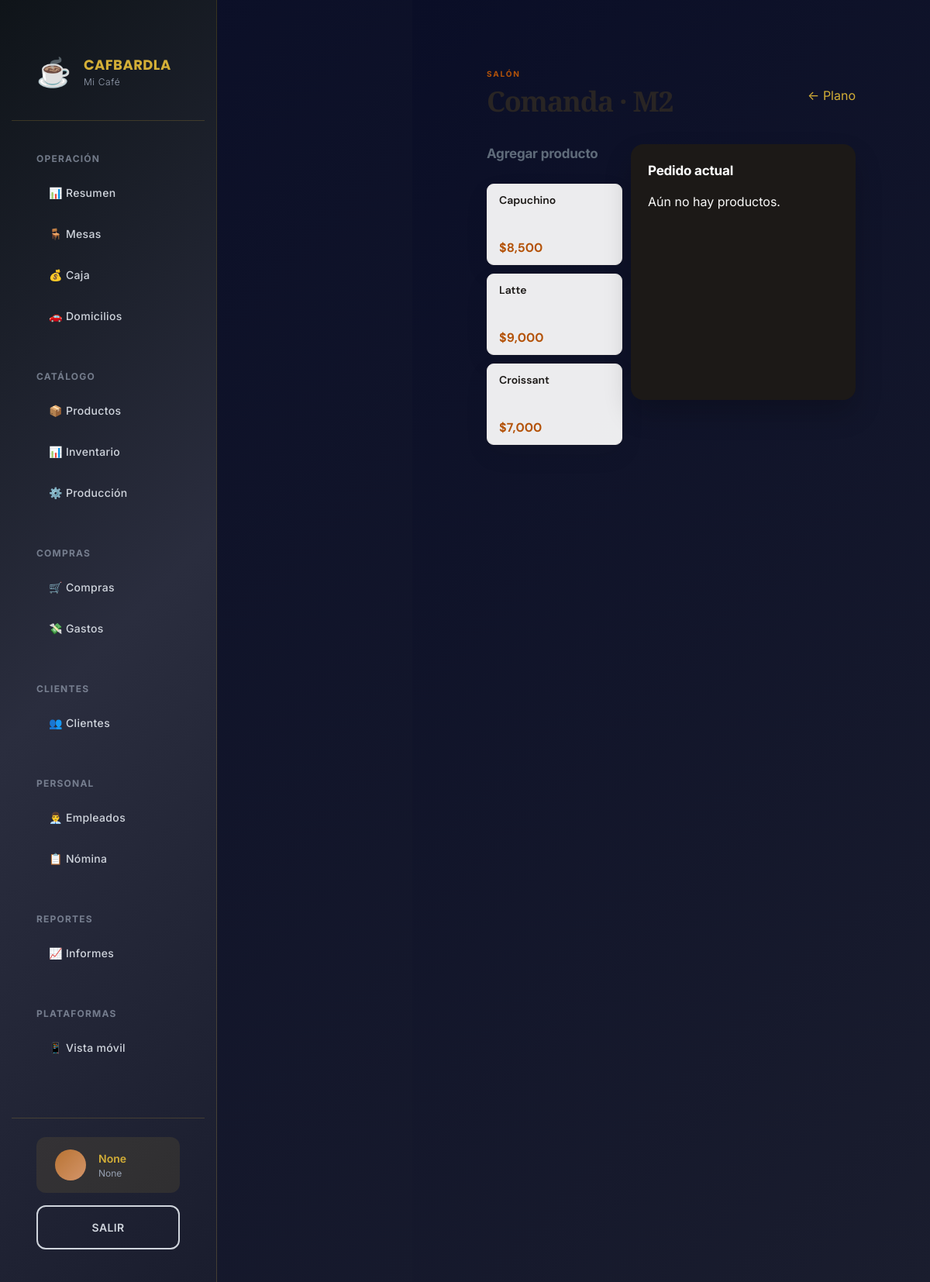
The page /comanda/2 on the database as committed earlier.
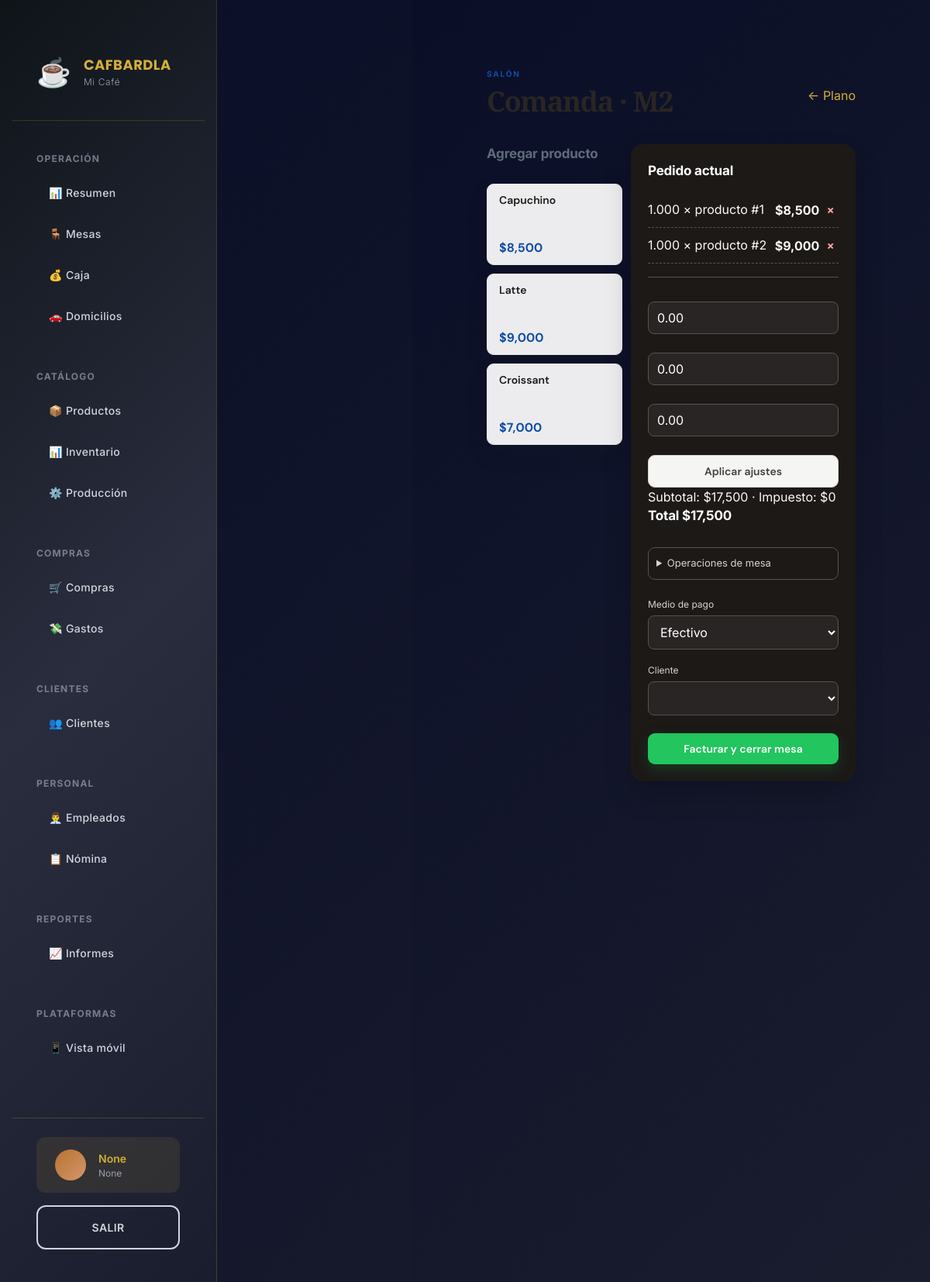
The same page on the database as committed later.
### app/models.py (models this page shows)
class Empresa(Base):
    __tablename__ = "empresas"
    id: Mapped[int] = mapped_column(primary_key=True)
    nombre: Mapped[str] = mapped_column(String(120))
    nit: Mapped[Optional[str]] = mapped_column(String(30), nullable=True)
    logo_url: Mapped[Optional[str]] = mapped_column(String(255), nullable=True)
    color_primario: Mapped[str] = mapped_column(String(7), default="#b45309")
    color_secundario: Mapped[str] = mapped_column(String(7), default="#fef3c7")
    moneda: Mapped[str] = mapped_column(String(5), default="COP")
    direccion: Mapped[Optional[str]] = mapped_column(String(180), nullable=True)
    telefono: Mapped[Optional[str]] = mapped_column(String(50), nullable=True)
    prefijo_factura: Mapped[str] = mapped_column(String(12), default="POS")
    consecutivo_factura: Mapped[int] = mapped_column(Integer, default=1)
    impuesto_porcentaje: Mapped[Decimal] = mapped_column(Numeric(6,3), default=0)
    tipo_persona: Mapped[str] = mapped_column(String(20), default="juridica")
    tipo_sociedad: Mapped[Optional[str]] = mapped_column(String(30), nullable=True)
    regimen_tributario: Mapped[str] = mapped_column(String(30), default="ordinario")
    facturador_electronico: Mapped[bool] = mapped_column(Boolean, default=False)
    proveedor_tecnologico: Mapped[Optional[str]] = mapped_column(String(100), nullable=True)
    modo_electronico: Mapped[str] = mapped_column(String(15), default="pruebas")
    prefijo_nomina: Mapped[str] = mapped_column(String(12), default="NE")
    consecutivo_nomina: Mapped[int] = mapped_column(Integer, default=1)
    software_nomina_id: Mapped[Optional[str]] = mapped_column(String(120), nullable=True)

class Zona(Base):
    __tablename__ = "zonas"
    id: Mapped[int] = mapped_column(primary_key=True)
    empresa_id: Mapped[int] = mapped_column(ForeignKey("empresas.id"), default=1)
    nombre: Mapped[str] = mapped_column(String(80))
    orden: Mapped[int] = mapped_column(Integer, default=0)
    activa: Mapped[bool] = mapped_column(Boolean, default=True)
    mesas: Mapped[list["Mesa"]] = relationship(back_populates="zona")

class Mesa(Base):
    __tablename__ = "mesas"
    id: Mapped[int] = mapped_column(primary_key=True)
    empresa_id: Mapped[int] = mapped_column(ForeignKey("empresas.id"), default=1)
    zona_id: Mapped[int] = mapped_column(ForeignKey("zonas.id"))
    nombre: Mapped[str] = mapped_column(String(40))
    capacidad: Mapped[int] = mapped_column(Integer, default=4)
    posicion_x: Mapped[int] = mapped_column(Integer, default=0)
    posicion_y: Mapped[int] = mapped_column(Integer, default=0)
    forma: Mapped[str] = mapped_column(String(15), default="redonda")
    estado: Mapped[str] = mapped_column(String(20), default="libre")
    zona: Mapped[Zona] = relationship(back_populates="mesas")

class Producto(Base):
    __tablename__ = "productos"
    id: Mapped[int] = mapped_column(primary_key=True)
    empresa_id: Mapped[int] = mapped_column(ForeignKey("empresas.id"), default=1)
    categoria_id: Mapped[Optional[int]] = mapped_column(ForeignKey("categorias.id"), nullable=True)
    codigo: Mapped[str] = mapped_column(String(40), unique=True)
    nombre: Mapped[str] = mapped_column(String(120))
    tipo: Mapped[str] = mapped_column(String(20), default="venta") # venta, insumo, elaborado
    precio_venta: Mapped[Decimal] = mapped_column(Numeric(14,2), default=0)
    costo: Mapped[Decimal] = mapped_column(Numeric(14,2), default=0)
    existencias: Mapped[Decimal] = mapped_column(Numeric(14,3), default=0)
    stock_minimo: Mapped[Decimal] = mapped_column(Numeric(14,3), default=0)
    activo: Mapped[bool] = mapped_column(Boolean, default=True)

class DetalleVenta(Base):
    __tablename__ = "detalle_ventas"
    id: Mapped[int] = mapped_column(primary_key=True)
    venta_id: Mapped[int] = mapped_column(ForeignKey("ventas.id"))
    producto_id: Mapped[int] = mapped_column(ForeignKey("productos.id"))
    cantidad: Mapped[Decimal] = mapped_column(Numeric(12,3))
    precio: Mapped[Decimal] = mapped_column(Numeric(14,2))
    nota: Mapped[Optional[str]] = mapped_column(String(250), nullable=True)
    estado_cocina: Mapped[str] = mapped_column(String(20), default="pendiente")
    costo_unitario: Mapped[Decimal] = mapped_column(Numeric(14,2), default=0)
    venta: Mapped[Venta] = relationship(back_populates="detalles")

class Venta(Base):
    __tablename__ = "ventas"
    id: Mapped[int] = mapped_column(primary_key=True)
    empresa_id: Mapped[int] = mapped_column(ForeignKey("empresas.id"), default=1)
    usuario_id: Mapped[Optional[int]] = mapped_column(ForeignKey("usuarios.id"), nullable=True)
    mesa_id: Mapped[Optional[int]] = mapped_column(ForeignKey("mesas.id"), nullable=True)
    cliente_id: Mapped[Optional[int]] = mapped_column(ForeignKey("clientes.id"), nullable=True)
    fecha: Mapped[datetime] = mapped_column(DateTime, default=datetime.utcnow)
    fecha_cierre: Mapped[Optional[datetime]] = mapped_column(DateTime, nullable=True)
    estado: Mapped[str] = mapped_column(String(20), default="abierta")
    total: Mapped[Decimal] = mapped_column(Numeric(14,2), default=0)
    observacion: Mapped[Optional[str]] = mapped_column(Text, nullable=True)
    medio_pago: Mapped[Optional[str]] = mapped_column(String(30), nullable=True)
    subtotal: Mapped[Decimal] = mapped_column(Numeric(14,2), default=0)
    descuento: Mapped[Decimal] = mapped_column(Numeric(14,2), default=0)
    propina: Mapped[Decimal] = mapped_column(Numeric(14,2), default=0)
    impuesto: Mapped[Decimal] = mapped_column(Numeric(14,2), default=0)
    empleado_id: Mapped[Optional[int]] = mapped_column(ForeignKey("empleados.id"), nullable=True)
    numero_factura: Mapped[Optional[str]] = mapped_column(String(40), unique=True, nullable=True)
    motivo_anulacion: Mapped[Optional[str]] = mapped_column(String(250), nullable=True)
    canal: Mapped[str] = mapped_column(String(20), default="mesa")
    cargo_envio: Mapped[Decimal] = mapped_column(Numeric(14,2), default=0)
    detalles: Mapped[list["DetalleVenta"]] = relationship(back_populates="venta", cascade="all, delete-orphan")

### app/main.py (the view)
@app.get("/comanda/{mesa_id}", response_class=HTMLResponse)
def comanda(mesa_id:int,request:Request,db:Session=Depends(get_db)):
    mesa=db.get(Mesa,mesa_id)
    if not mesa: raise HTTPException(404)
    venta=db.scalar(select(Venta).where(Venta.mesa_id==mesa_id,Venta.estado=="abierta"))
    return templates.TemplateResponse("comanda.html",context(request,db)|{"mesa":mesa,"venta":venta,"productos":db.scalars(select(Producto).where(Producto.activo==True)).all(),"clientes":db.scalars(select(Cliente).order_by(Cliente.nombre)).all(),"mesas_destino":db.scalars(select(Mesa).where(Mesa.id != mesa_id).order_by(Mesa.nombre)).all()})

### app/templates/comanda.html (shortened to what this page needs)
{% extends "base.html" %}{% block content %}<header><div><p class="eyebrow">{{mesa.zona.nombre|upper}}</p><h1>Comanda · {{mesa.nombre}}</h1></div><a href="/mesas">← Plano</a></header><div class="pos"><section class="products"><h2>Agregar producto</h2>{%for p in productos%}<button class="product" onclick="add({{p.id}})"><span>{{p.nombre}}</span><b>${{'{:,.0f}'.format(p.precio_venta)}}</b></button>{%endfor%}</section><aside class="ticket"><h2>Pedido actual</h2>{%if venta%}{%for d in venta.detalles%}<div><span>{{d.cantidad}} × producto #{{d.producto_id}}</span><b>${{'{:,.0f}'.format(d.precio*d.cantidad)}} <button style="padding:0 5px;background:transparent;box-shadow:none;color:#fca5a5;font-size:19px" title="Eliminar ítem" onclick="removeItem({{venta.id}},{{d.id}})">×</button></b></div>{%endfor%}<hr><form class="stack compact" onsubmit="return ajustes(event,{{venta.id}})"><input id="descuento" type="number" min="0" step="0.01" value="{{venta.descuento}}" placeholder="Descuento"><input id="propina" type="number" min="0" step="0.01" value="{{venta.propina}}" placeholder="Propina"><input id="impuesto" type="number" min="0" step="0.01" value="{{venta.impuesto}}" placeholder="Impuesto"><button class="secondary">Aplicar ajustes</button></form><p>Subtotal: ${{'{:,.0f}'.format(venta.subtotal)}} · Impuesto: ${{'{:,.0f}'.format(venta.impuesto)}}</p><h2>Total $<span id="total">{{'{:,.0f}'.format(venta.total)}}</span></h2><details style="margin:14px 0;padding:10px;border:1px solid #57534e;border-radius:9px"><summary style="cursor:pointer;color:#d6d3d1;font-size:13px">Operaciones de mesa</summary></details><label>Medio de pago<select id="medio"><option value="efectivo">Efectivo</option></select></label><label id="cliente-wrap" hidden>Cliente<select id="cliente"></select></label><button class="pay" onclick="pay({{venta.id}})">Facturar y cerrar mesa</button>{%else%}<p>Aún no hay productos.</p>{%endif%}</aside></div>
{% endblock %}

### app/templates/base.html (shortened to what this page needs)
<!DOCTYPE html>
<html lang="es">
<head>
    <link rel="stylesheet" href="/static/app.css">
    <link rel="stylesheet" href="/static/css/design-system.css">
    <link rel="stylesheet" href="/static/css/layout.css">
    <link rel="stylesheet" href="/static/css/dashboard.css">
    <link rel="stylesheet" href="/static/css/app-additional.css">
</head>
<body class="platform-web">
    <div class="app-container">
        <aside class="sidebar" id="sidebar">
            <div class="sidebar-header">
                <div class="sidebar-logo">☕</div>
                <div class="sidebar-brand">
                    <div class="brand-name">CAFBARDLA</div>
                    <div class="brand-subtitle">{{ empresa.nombre[:15] }}</div>
                </div>
            </div>
            <nav class="sidebar-nav">
                <div class="nav-section">
                    <div class="nav-section-title">Operación</div>
                    <a href="/" class="nav-item">📊 Resumen</a>
                    <a href="/mesas" class="nav-item">🪑 Mesas</a>
                    {% if usuario.rol != 'cocina' %}
                    <a href="/caja" class="nav-item">💰 Caja</a>
                    <a href="/domicilios" class="nav-item">🚗 Domicilios</a>
                    {% endif %}
                </div>
                {% if usuario.rol != 'cocina' %}
                <div class="nav-section">
                    <div class="nav-section-title">Catálogo</div>
                    <a href="/productos" class="nav-item">📦 Productos</a>
                    <a href="/inventario" class="nav-item">📊 Inventario</a>
                    <a href="/produccion" class="nav-item">⚙️ Producción</a>
                </div>
                <div class="nav-section">
                    <div class="nav-section-title">Compras</div>
                    <a href="/compras" class="nav-item">🛒 Compras</a>
                    <a href="/gastos" class="nav-item">💸 Gastos</a>
                </div>
                <div class="nav-section">
                    <div class="nav-section-title">Clientes</div>
                    <a href="/clientes" class="nav-item">👥 Clientes</a>
                </div>
                <div class="nav-section">
                    <div class="nav-section-title">Personal</div>
                    <a href="/empleados" class="nav-item">👨‍💼 Empleados</a>
                    <a href="/nomina" class="nav-item">📋 Nómina</a>
                </div>
                <div class="nav-section">
                    <div class="nav-section-title">Reportes</div>
                    <a href="/informes" class="nav-item">📈 Informes</a>
                </div>
                {% endif %}
                <div class="nav-section">
                    <div class="nav-section-title">Plataformas</div>
                    <a href="/mobile" class="nav-item">📱 Vista móvil</a>
                </div>
            </nav>
            <div class="sidebar-footer">
                <div class="sidebar-user">
                    <div class="user-avatar">{{ usuario.nombre[0] | upper }}</div>
                    <div class="user-info">
                        <div class="user-name">{{ usuario.nombre }}</div>
                        <div class="user-role">{{ usuario.rol | title }}</div>
                    </div>
                </div>
                <a href="/logout" class="btn btn-outline" style="width: 100%; text-align: center;">Salir</a>
            </div>
        </aside>
        <main class="main">
            <div class="main-content">
                {% block content %}{% endblock %}
            </div>
        </main>
    </div>
</body>
</html>

### app/static/app.css (style rules this page uses)
:root { --ink:#1c1917;--muted:#78716c;--line:#e7e5e4;--surface:#fff;--canvas:#f7f7f6;--shadow:0 12px 32px rgba(28,25,23,.07) }
* { box-sizing:border-box }
body { margin:0;background:radial-gradient(circle at 88% 0,var(--soft),transparent 25rem),var(--canvas);color:var(--ink);font:15px 'DM Sans',sans-serif;display:flex;min-height:100vh }
aside { width:252px;background:linear-gradient(165deg,#292524,#0c0a09 82%);color:#fafaf9;min-height:100vh;padding:30px 15px 18px;position:fixed;display:flex;flex-direction:column;z-index:10 }
nav { display:grid;gap:3px }
nav a { display:flex;align-items:center;color:#d6d3d1;text-decoration:none;padding:11px 13px;border-radius:10px;font-size:14px;transition:.18s ease }
main { margin-left:252px;width:calc(100% - 252px);padding:40px clamp(24px,4vw,62px);max-width:1600px }
header { display:flex;justify-content:space-between;align-items:center;margin:0 0 28px;gap:16px }
h1 { font:700 clamp(30px,3vw,42px) 'Playfair Display';letter-spacing:-1.3px;margin:3px 0;color:#292524 }
h2 { font-size:17px;margin:0 0 14px;letter-spacing:-.2px }
.eyebrow { font-size:10px;font-weight:700;color:var(--primary);letter-spacing:1.8px;margin:0;text-transform:uppercase }
.button,button { background:linear-gradient(135deg,var(--primary),color-mix(in srgb,var(--primary) 70%,#000));color:#fff;border:0;border-radius:9px;padding:11px 15px;font:600 14px 'DM Sans',sans-serif;cursor:pointer;text-decoration:none;box-shadow:0 5px 13px color-mix(in srgb,var(--primary) 24%,transparent);transition:.18s ease }
button.secondary { background:#f5f5f4!important;color:#44403c!important;box-shadow:none;border:1px solid #d6d3d1!important }
input,select { width:100%;border:1px solid #d6d3d1;border-radius:8px;padding:10px 11px;background:#fff;color:var(--ink);font:14px 'DM Sans',sans-serif;outline:none;transition:.15s }
.pos { display:grid;grid-template-columns:minmax(0,1.8fr) minmax(290px,.9fr);gap:20px;align-items:start }
.products { display:grid;grid-template-columns:repeat(auto-fill,minmax(175px,1fr));gap:11px;align-content:start }
.products h2 { grid-column:1/-1 }
.product { background:rgba(255,255,255,.92)!important;color:var(--ink)!important;border:1px solid var(--line)!important;text-align:left;min-height:105px;display:flex;flex-direction:column;justify-content:space-between;box-shadow:var(--shadow) }
.product span { font-weight:600 }
.product b { color:var(--primary);font-size:16px }
.ticket { position:sticky;top:24px;width:auto;min-height:330px;background:#1c1917;color:#fafaf9;border:0;border-radius:16px;padding:22px;box-shadow:0 18px 35px #0003 }
.ticket h2 { color:#fff }
.ticket div { display:flex;justify-content:space-between;gap:10px;padding:10px 0;border-bottom:1px dashed #57534e }
.ticket hr { border:0;border-top:1px solid #57534e;margin:17px 0 }
.ticket label { display:grid;gap:5px;color:#d6d3d1;font-size:12px;margin:9px 0 }
.ticket select { background:#292524;color:white;border-color:#57534e }
.ticket .pay { width:100%;margin-top:14px;background:#22c55e;box-shadow:0 7px 16px #14532d88 }
.compact { margin-top:14px }
.compact input { background:#292524;color:#fff;border-color:#57534e }

### app/static/css/layout.css (style rules this page uses)
.app-container { display: grid; grid-template-columns: auto 1fr; grid-template-rows: auto 1fr; min-height: 100vh; background: var(--gradient-dark); }
.sidebar-header { padding: var(--spacing-2xl) var(--spacing-xl); border-bottom: 1px solid rgba(212, 175, 55, 0.2); display: flex; align-items: center; gap: var(--spacing-md); }
.sidebar-logo { font-size: var(--text-4xl); line-height: 1; }
.sidebar-footer { padding: var(--spacing-lg) var(--spacing-xl); border-top: 1px solid rgba(212, 175, 55, 0.2); display: flex; flex-direction: column; gap: var(--spacing-md); }
.main-content { padding: var(--spacing-3xl) var(--spacing-2xl); max-width: 1600px; margin: 0 auto; }
@media (min-width: 1025px) { .main-content { padding: var(--spacing-3xl) var(--spacing-3xl); max-width: 1720px; } }

### app/static/css/app-additional.css (style rules this page uses)
body { transition: all 0.3s ease; }
* { -webkit-font-smoothing: antialiased; -moz-osx-font-smoothing: grayscale; }
form { display: flex; flex-direction: column; gap: var(--spacing-lg); }

Rows that differ between the two databases and show on the page:
added DetalleVenta: cantidad "1.000", producto_id "1", d.precio*d.cantidad "8,500"
added DetalleVenta: cantidad "1.000", producto_id "2", d.precio*d.cantidad "9,000"
added Venta: descuento "0.00", propina "0.00", impuesto "0.00", subtotal "17,500", impuesto "0", total "17,500"
Other text that changed with them:
form field value: (not shown) → "Efectivo"
text no longer shown: "Aún no hay productos."
text now shown: "Aplicar ajustes Subtotal: $ · Impuesto: $ Total $ Operaciones de mesa Medio de pago Cliente Facturar y cerrar mesa"
